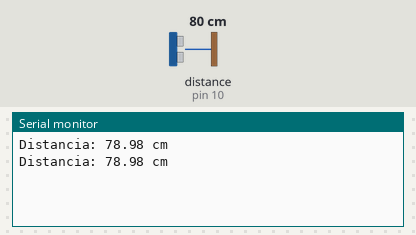
This program was run on a simulated Arduino Mega 2560, built with avr-gcc and run on an emulated ATmega2560. Parts: the last lines printed to the serial monitor. Wiring (inferred from the names in the program): ultrasonic range finder: trigger pin 9; echo pin 10. The inputs (shaded band) are chosen by the test bench; at power-on: distance to the obstacle (sensor on pin 10) 80 cm. The echo pulse lasts 58.3 µs per cm.

Above: at 1.8 s.
1.9 s: distance to the obstacle (sensor on pin 10) set to 2 cm
At 2.8 s:
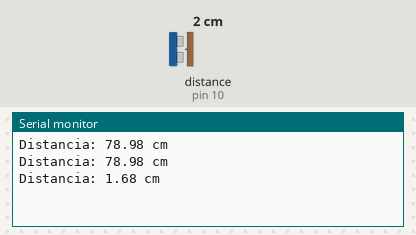
3.4 s: distance to the obstacle (sensor on pin 10) set to 4 cm
At 4.6 s:
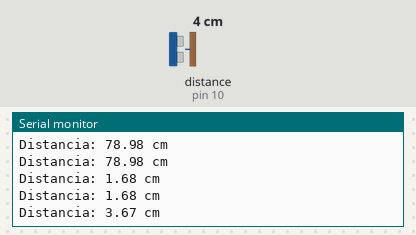
Timing chart, 0 to 6.4 s (numbered marks = the images above; inputs shaded):
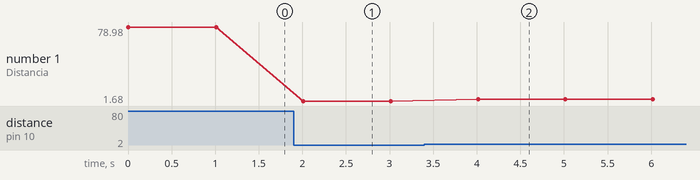

Measured:
- after the input at 1.9 s, the serial monitor: prints a new line after 0.11 s (image 1)
- after the input at 3.4 s, the serial monitor: prints a new line after 0.61 s (image 2)
- plotted number 1: 78.98 → 1.68 after the input at 1.9 s, 1.68 → 3.67 after the input at 3.4 s

The program:

main.cpp
```cpp
#include <Arduino.h>
// Definição dos pinos
const int trigPin = 9; // Pino TRIG
const int echoPin = 10; // Pino ECHO

// Variáveis para armazenar a duração e a distância
long duration;
float distance;

void setup() {
  // Configura os pinos TRIG e ECHO
  pinMode(trigPin, OUTPUT);
  pinMode(echoPin, INPUT);

  // Inicializa a comunicação serial para visualização dos dados
  Serial.begin(9600);
}

void loop() {
  // Garante que o TRIG esteja em LOW
  digitalWrite(trigPin, LOW);
  delayMicroseconds(2);

  // Envia um pulso de 10 microsegundos para o TRIG
  digitalWrite(trigPin, HIGH);
  delayMicroseconds(10);
  digitalWrite(trigPin, LOW);

  // Leitura do tempo de retorno do sinal ECHO
  duration = pulseIn(echoPin, HIGH);

  // Calcula a distância em centímetros
  distance = (duration * 0.034) / 2;

  // Exibe a distância no monitor serial
  Serial.print("Distancia: ");
  Serial.print(distance);
  Serial.println(" cm");

  // Aguarda 100 ms antes da próxima leitura
  delay(1000);
}
```
